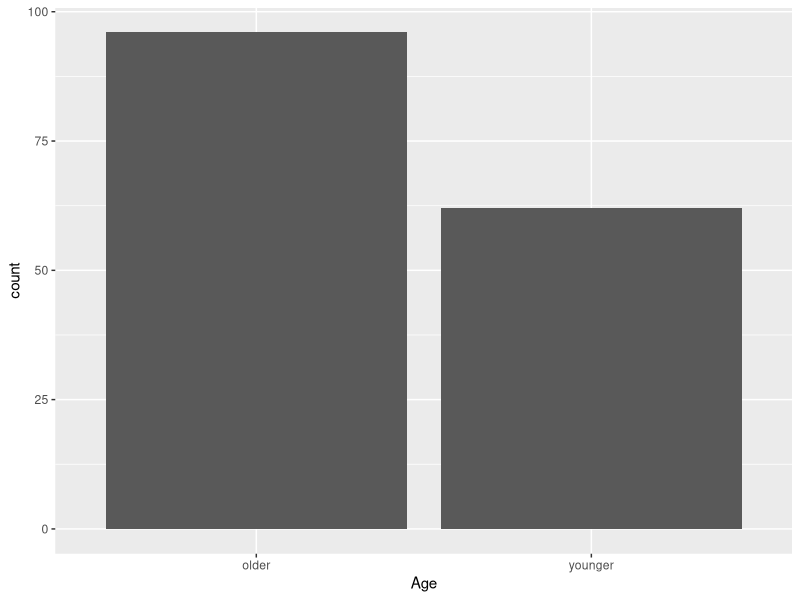
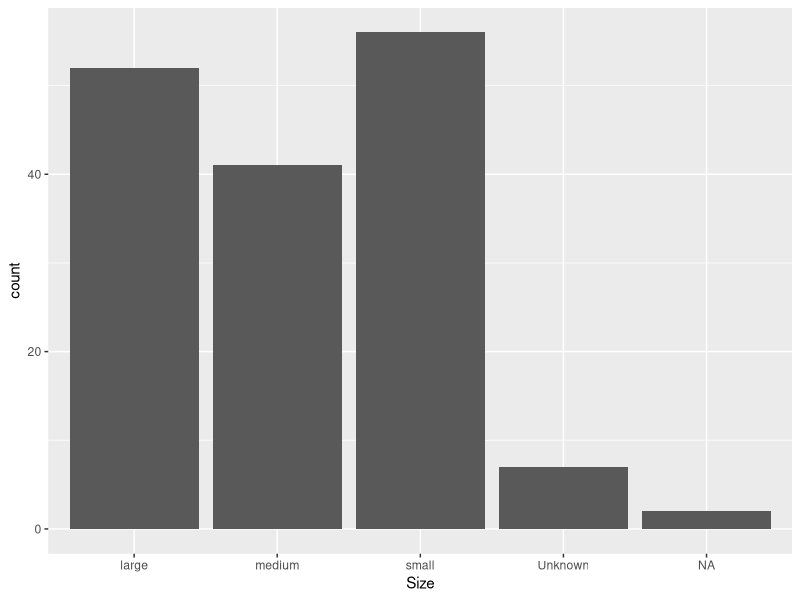
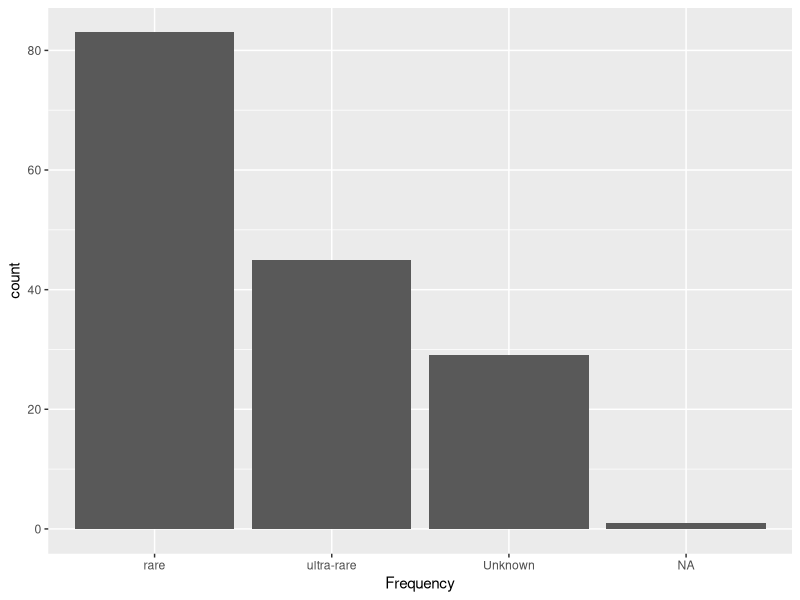
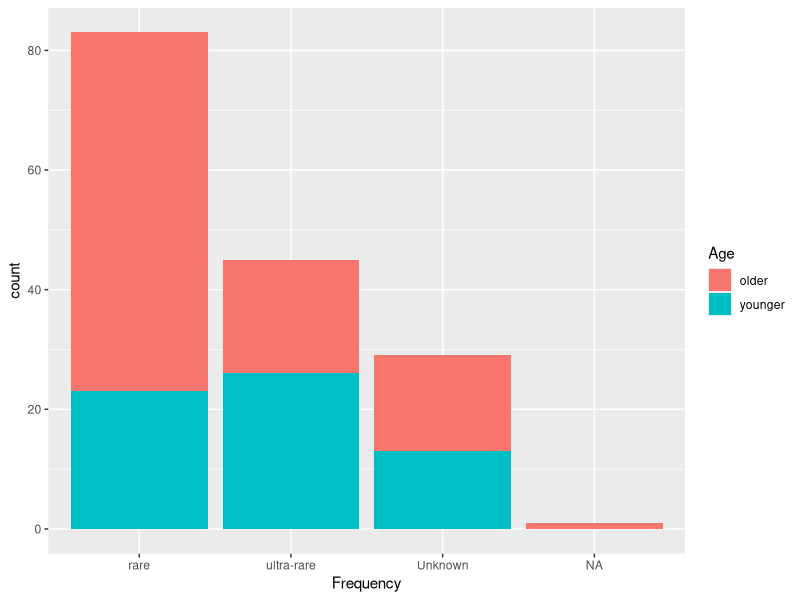
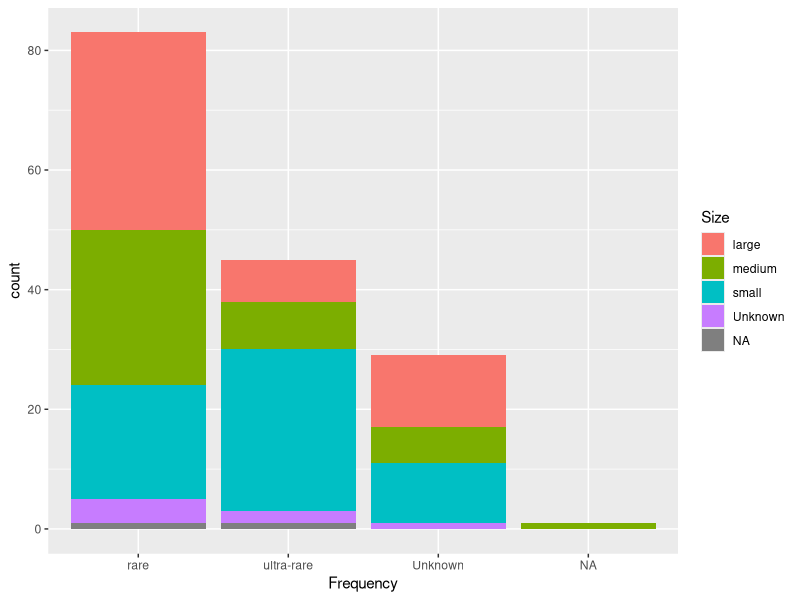
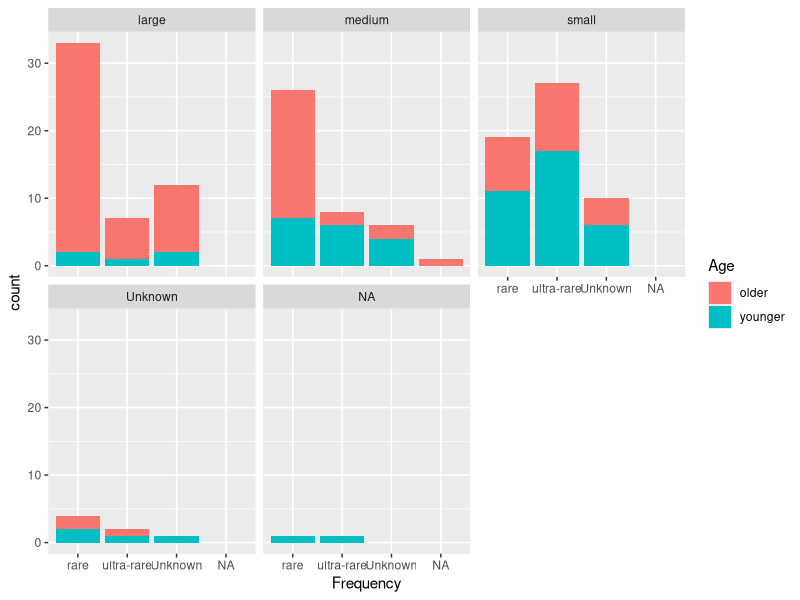
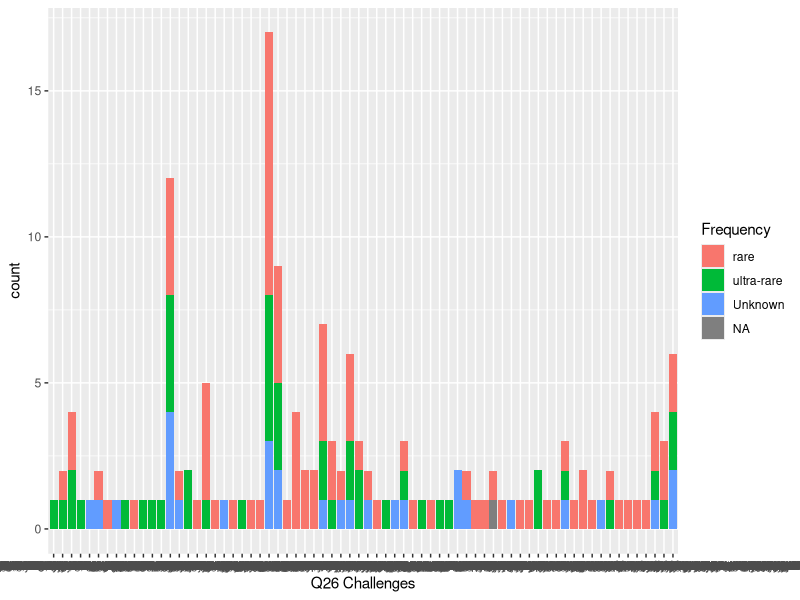
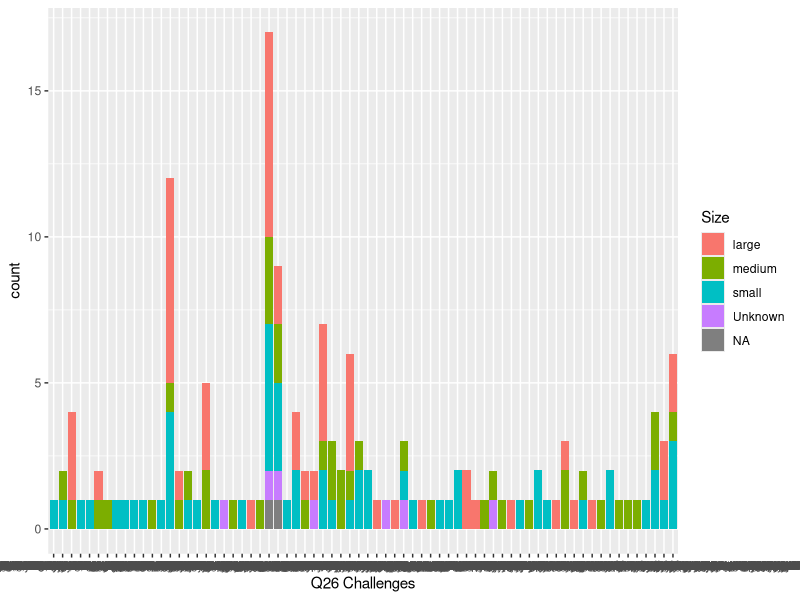

Write R code to recreate these figures, in order.
library(readxl)
library(magrittr)
library(ggplot2)

survey_data <- read_excel("Patterson_Capstone_Data_Cat_Num_031021.xls")
View(survey_data)


## Bucketing independent variables

survey_data$Frequency <- ifelse(survey_data$`Q6 Birth Frequency`=="More common than 1 in 2,000 births", "rare",
                                ifelse(survey_data$`Q6 Birth Frequency`=="1 in 2,000-50,000 births", "rare",
                                       ifelse(survey_data$`Q6 Birth Frequency`=="1 in 50,000-200,000 births", "rare",
                                              ifelse(survey_data$`Q6 Birth Frequency`=="1 in 200,000-500,000 births", "ultra-rare",
                                                     ifelse(survey_data$`Q6 Birth Frequency`=="1 in 500,000-1,000,000 births", "ultra-rare",
                                                            ifelse(survey_data$`Q6 Birth Frequency`=="Fewer than 1 in 1,000,000 births", "ultra-rare",
                                                                   survey_data$`Q6 Birth Frequency`))))))


survey_data$Size <- ifelse(survey_data$`Q10 Size (#Members)`=="Fewer than 60", "small",
                           ifelse(survey_data$`Q10 Size (#Members)`=="60-300", "small",
                                  ifelse(survey_data$`Q10 Size (#Members)`=="300-1,000", "medium",
                                         ifelse(survey_data$`Q10 Size (#Members)`=="1,000-10,000", "large",
                                                ifelse(survey_data$`Q10 Size (#Members)`=="More than 10,000", "large",
                                                       survey_data$`Q10 Size (#Members)`)))))

survey_data$Age <- ifelse(survey_data$`Q9 Age`=="Less than 5 years ago", "younger",
                          ifelse(survey_data$`Q9 Age`=="5-10 years ago", "younger",
                                 ifelse(survey_data$`Q9 Age`=="10-15 years ago", "older",
                                        ifelse(survey_data$`Q9 Age`=="15+ years ago", "older",
                                               survey_data$`Q9 Age`))))


# histograms of independent variables

ggplot(data = survey_data) + geom_bar(aes(Age))
ggplot(data = survey_data) + geom_bar(aes(Size))
ggplot(data = survey_data) + geom_bar(aes(Frequency))

ggplot(data = survey_data) + geom_bar(aes(Frequency, fill = Age))
ggplot(data = survey_data) + geom_bar(aes(Frequency, fill = Size))
ggplot(data = survey_data) + geom_bar(aes(Frequency, fill = Age)) + facet_wrap(vars(Size))


# histograms of challenges

ggplot(data = survey_data) + geom_bar(aes(`Q26 Challenges`, fill = Frequency))
ggplot(data = survey_data) + geom_bar(aes(`Q26 Challenges`, fill = Size))
ggplot(data = survey_data) + geom_bar(aes(`Q26 Challenges`, fill = Age))


